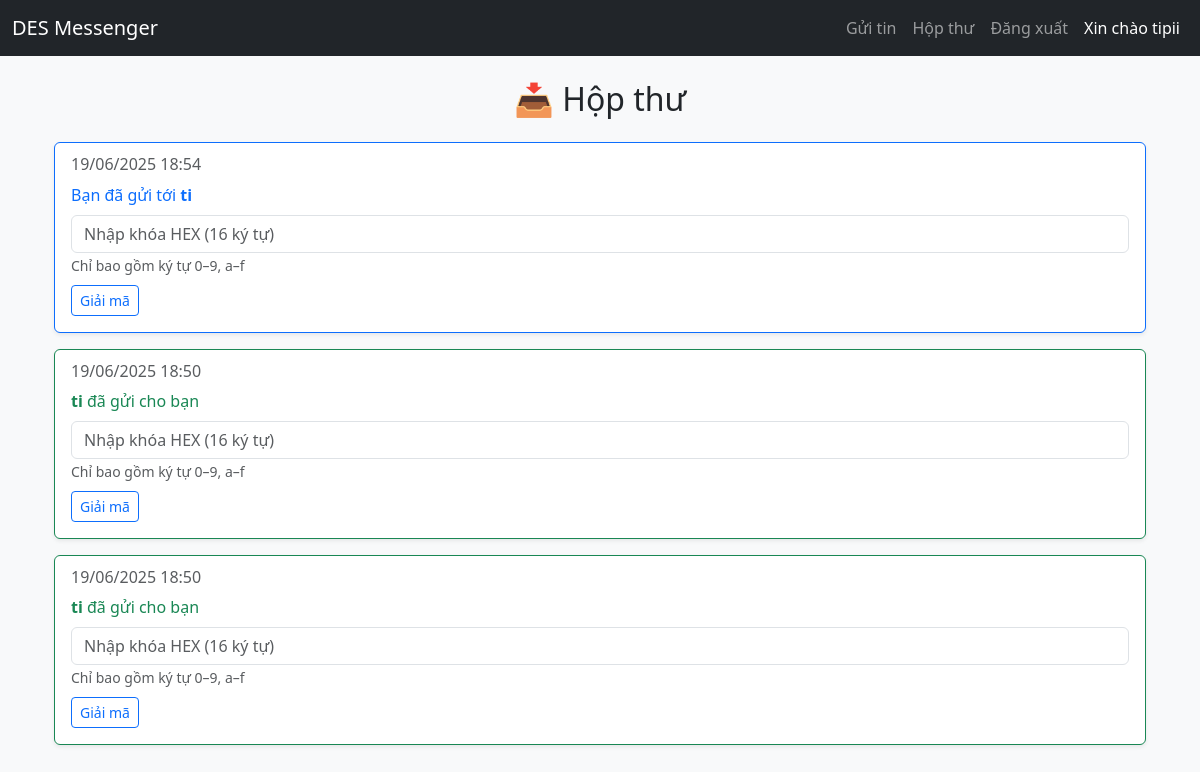
Page /inbox/ (signed in) on the earlier database version.
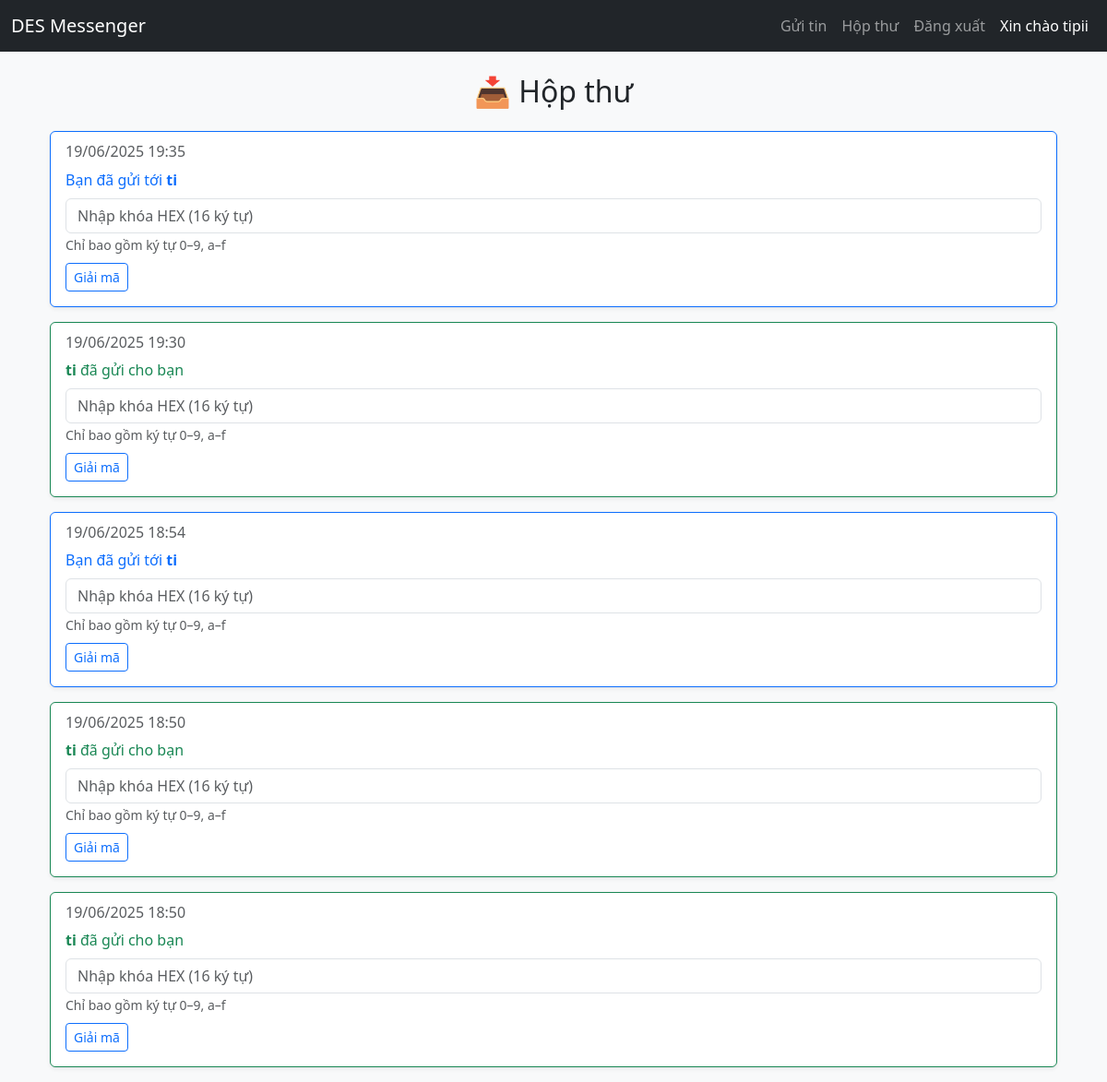
Same page on the later database version.
### messenger/models.py (models this page shows, shortened)
class Message(models.Model):
    sender = models.ForeignKey(User, related_name='sent', on_delete=models.CASCADE)
    receiver = models.ForeignKey(User, related_name='received', on_delete=models.CASCADE)
    plaintext = models.TextField(default="No plaintext")
    ciphertext = models.TextField()
    des_key = models.BinaryField()  # NEW: lưu khóa DES dạng bytes
    created_at = models.DateTimeField(auto_now_add=True)
    image_cipher = models.BinaryField(null=True, blank=True)  # Ảnh đã mã hóa

### messenger/views.py (the view, shortened to what this page needs)
# urls.py: path('inbox/', inbox_view, name='inbox'),
@login_required
def inbox_view(request):
    messages = Message.objects.filter(
        Q(sender=request.user) | Q(receiver=request.user)
    ).order_by('-created_at')
    all_messages = []
    for msg in messages:
        all_messages.append({
            'id': msg.id,
            'from': msg.sender.username,
            'to': msg.receiver.username,
            'created_at': msg.created_at,
            'ciphertext': msg.ciphertext,
            'is_sent': msg.sender == request.user,
            'has_image': msg.image_cipher is not None
        })
    context = {'messages': all_messages}
    return render(request, 'inbox.html', context)

### messenger/templates/inbox.html (shortened to what this page needs)
{% extends "base.html" %}
{% block content %}
<div class="container mt-4">
    <h2 class="mb-4 text-center">📥 Hộp thư</h2>
    {% if messages %}
        {% for msg in messages %}
            <div class="card mb-3 shadow-sm {% if msg.is_sent %}border-primary{% else %}border-success{% endif %}">
                <div class="card-body">
                    <h6 class="card-subtitle mb-2 text-muted">
                        {{ msg.created_at|date:"d/m/Y H:i" }}
                    </h6>
                    {% if msg.is_sent %}
                        <p class="card-title text-primary">
                            Bạn đã gửi tới <strong>{{ msg.to }}</strong>
                        </p>
                    {% else %}
                        <p class="card-title text-success">
                            <strong>{{ msg.from }}</strong> đã gửi cho bạn
                        </p>
                    {% endif %}
                    {% if decrypted_id == msg.id %}
                        {% if decrypted_text %}
                            <p class="card-text"><strong>Nội dung:</strong> {{ decrypted_text }}</p>
                        {% endif %}
                        {% if decrypted_image %}
                            <div class="mt-2">
                                <p><strong>Ảnh đã giải mã:</strong></p>
                                <img src="{{ decrypted_image }}" class="img-fluid rounded border" style="max-width: 300px;">
                            </div>
                        {% endif %}
                    {% else %}
                        <form method="post" class="mt-2">
                            <div class="mb-2">
                                <input type="text" name="key" class="form-control"
                                       placeholder="Nhập khóa HEX (16 ký tự)" maxlength="16"
                                       pattern="[0-9a-fA-F]{16}" required>
                                <small class="text-muted">Chỉ bao gồm ký tự 0–9, a–f</small>
                            </div>
                            <button type="submit" class="btn btn-sm btn-outline-primary">Giải mã</button>
                        </form>
                    {% endif %}
                </div>
            </div>
        {% endfor %}
    {% else %}
        <div class="alert alert-info text-center">Bạn chưa có tin nhắn nào.</div>
    {% endif %}
</div>
{% endblock %}

Differences in the rows shown:
added Message: created_at "19/06/2025 19:35"
added Message: created_at "19/06/2025 19:30"
Other differences:
new list line: "Bạn đã gửi tới  Chỉ bao gồm ký tự 0–9, a–f Giải mã"
new list line: "ti"
new list line: "đã gửi cho bạn  Chỉ bao gồm ký tự 0–9, a–f Giải mã"
